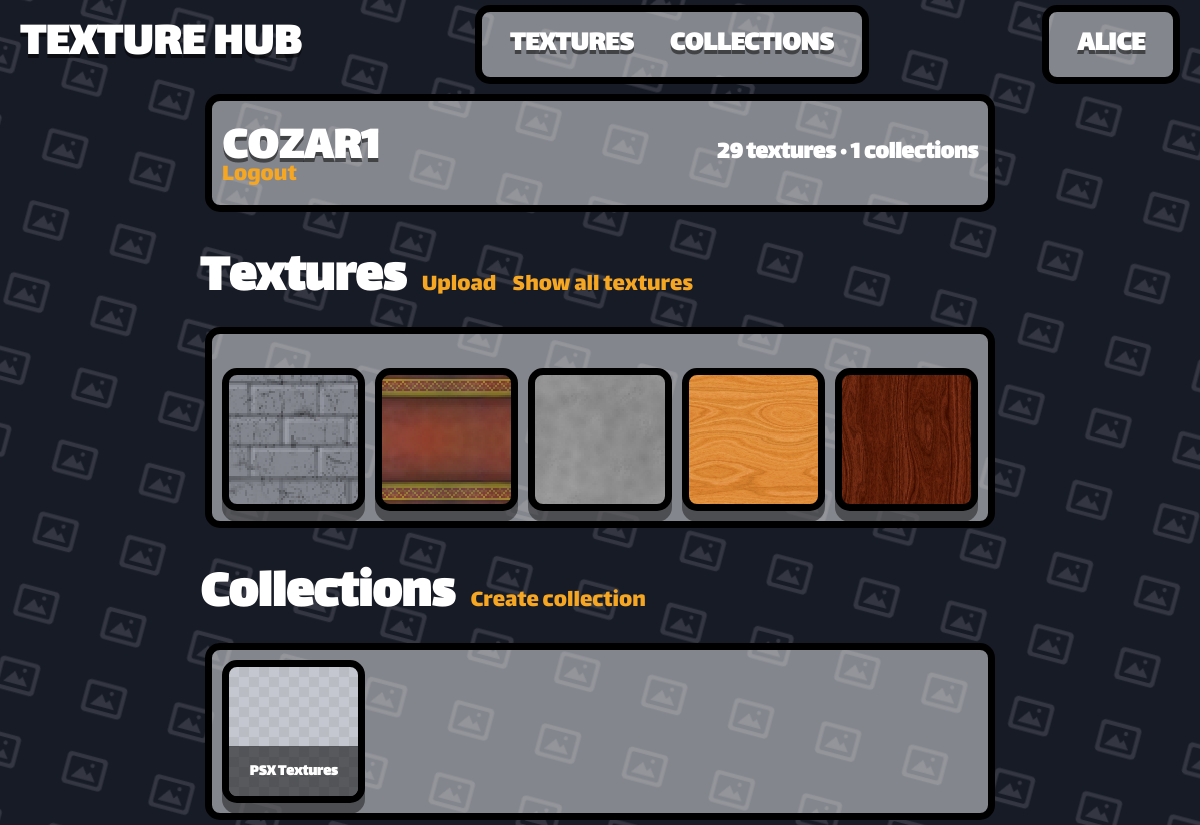
The page /user/cozar1 (signed in) on the database its author committed.
### app.py (models this page shows)
class User(db.Model):
    __tablename__ = "User"
    user_id = db.Column(db.Integer, primary_key=True)
    user_name = db.Column(db.String(80), unique=True, nullable=False)
    user_password = db.Column(db.String(120), nullable=False)
    user_rating = db.Column(db.Integer, default=0)

class Texture(db.Model):
    __tablename__ = "Texture"
    texture_id = db.Column(db.Integer, primary_key=True)
    texture_name = db.Column(db.String(80), unique=True, nullable=False)
    texture_address = db.Column(db.String(120), nullable=False)
    texture_user_id = db.Column(db.Integer, default=0)
    texture_tags = db.Column(db.String(200), nullable=True)

class Collection(db.Model):
    __tablename__ = "Collection"
    collection_id = db.Column(db.Integer, primary_key=True)
    collection_name = db.Column(db.String(80), unique=True, nullable=False)
    collection_user_id = db.Column(db.String(120), nullable=False)
    collection_rating = db.Column(db.Integer, default=0)

### app.py (the view)
@app.route("/user/<username>")
def user_profile(username):
    profile_user = get_or_404(User, user_name=username)
    if profile_user is None:  # Makes sure user_id exists
        abort(404)
    textures = Texture.query.filter_by(texture_user_id=profile_user.user_id).all()
    collections = Collection.query.filter_by(
        collection_user_id=profile_user.user_id
    ).all()
    return render_template(
        "user.html",
        user=get_current_user(),
        profile_user=profile_user,
        follower_count=367,
        joined_display="1/05/2026",
        texture_count_display="3,546",
        collection_count_display="742",
        texture_more_total=13357,
        collection_more_total=13357,
        textures=textures,
        collections=collections,
        owner=profile_user == get_current_user(),
    )

### app.py (called while the page is built)
def get_current_user():
    user_id = session.get("user_id")
    if user_id is None:
        return None
    return User.query.get(user_id)

@app.template_filter("texture_url")
def texture_image_url(address):
    if not address:
        return DEFAULT_TEXTURE_URL
    addr = str(address).strip().replace("\\", "/")
    if addr.startswith("/static/images/"):
        rel = addr[len("/static/images/") :]
    elif addr.startswith("static/images/"):
        rel = addr[len("static/images/") :]
    else:
        rel = os.path.basename(addr)
    rel = os.path.basename(rel)
    if not rel or rel.startswith("."):
        return DEFAULT_TEXTURE_URL
    full = os.path.join(STATIC_IMAGES_DIR, rel)
    if os.path.isfile(full):
        return f"/static/images/{rel}"
    return DEFAULT_TEXTURE_URL

def get_or_404(model, **filters):
    obj = model.query.filter_by(**filters).first()
    if obj is None:
        abort(404)
    return obj

### templates/user.html (shortened to what this page needs)
{% extends "template.html" %}
{% block content %}
<div>
    <div class="container">
        <div class="th-detail-title-row">
            <h1 class="th-detail-title">{{ profile_user.user_name }}</h1>
            <div class="th-detail-author">{{ textures|length }} textures · {{ collections|length }} collections</div>
        </div>
        <a href="/logout" class="th-user-option" type="submit">Logout</a>
    </div>
    <div class="th-textures-header" style="margin-top: 24px;">
        <h1>Textures</h1>
        <a class="th-user-option" href="/upload">Upload</a>
        <a class="th-user-option" href="/0?user={{ profile_user.user_name | urlencode }}">Show all textures</a>
    </div>
    <div class="container">
        {% if textures|length > 0 %}
        <div class="th-texture-grid" style="margin-top: 24px;">
            {% for item in textures[:5] %}
            {% include "texture_template.html" %}
            {% endfor %}
        </div>
        {% else %}
        <p>No Textures, Try Creating One!</p>
        {% endif%}
    </div>
    <div class="th-textures-header" style="margin-top: 24px;">
        <h1>Collections</h1>
        <a class="th-user-option" href="/create_collection">Create collection</a>
    </div>
    <div class="container">
        {% if collections|length > 0 %}
        <div class="th-texture-grid">
            {% for item in collections[:5] %}
            {% include "collection_template.html" %}
            {% endfor %}
        </div>
        {% else %}
        <p style="width:fit-content">No Collections, Try Creating One!</p>
        {% endif%}
    </div>
</div>
{% endblock %}

### templates/template.html (shortened to what this page needs)
<!DOCTYPE html>
<html lang="en">
<head>
    <link rel="stylesheet" href="https://cdnjs.cloudflare.com/ajax/libs/font-awesome/6.5.2/css/all.min.css">
    <link rel="stylesheet" href="/static/style.css">
</head>
<body class="th-body">
    {% if request.endpoint not in ('login', 'signup') %}
    <header class="th-navbar">
        <a href="/" class="th-brand">TEXTURE HUB</a>
        <div class="container">
            <ul class="th-nav-links">
                <li><a href="/0" class="th-nav-link {% if request.path == '/' %}is-active{% endif %}">TEXTURES</a></li>
                <li><a href="/1"
                        class="th-nav-link {% if request.path == '/collections' %}is-active{% endif %}">COLLECTIONS</a>
                </li>
            </ul>
        </div>
        <div class="container">
            <ul class="th-nav-links">
                {% if user %}
                <li><a class="th-nav-link" href="/user/{{ user.user_name }}">{{ user.user_name }}</a></li>
                {% else %}
                <li><a href="/login" class="th-nav-link {% if request.path == '/' %}is-active{% endif %}">Login</a></li>
                {% endif %}
            </ul>
        </div>
    </header>
    {% endif %}
    <main class="th-page">
        {% block content %}
        {% endblock %}
    </main>
</body>
</html>

### templates/texture_template.html
<a href="/texture/{{ item.texture_id }}" class="item"
    style="background-image: url('{{ item.texture_address | texture_url }}'); background-size: cover; background-position: center; background-repeat: no-repeat;">
    <div class="item-thumb"></div>
</a>

### templates/collection_template.html
<a href="/collection/{{ item.collection_id }}" class="item">
    <div class="item-thumb"></div>
    <div class="item-name">{{ item.collection_name }}</div>
</a>

### rows shown on the page
User: user_name "ALICE"
User: user_name "COZAR1"
Texture: texture_address|texture_url (picture)
Texture: texture_address|texture_url (picture)
Texture: texture_address|texture_url (picture)
Texture: texture_address|texture_url (picture)
Texture: texture_address|texture_url (picture)
Collection: collection_name "PSX Textures"

### other values the page prints
{{ textures|length }} "29"
{{ collections|length }} "1"
